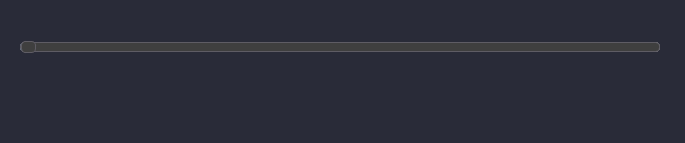
<?xml version="1.0" encoding="UTF-8"?>
<ui version="4.0">
 <class>MainWindow</class>
 <widget class="QMainWindow" name="MainWindow">
  <property name="geometry">
   <rect>
    <x>0</x>
    <y>0</y>
    <width>685</width>
    <height>143</height>
   </rect>
  </property>
  <property name="windowTitle">
   <string>MainWindow</string>
  </property>
  <property name="styleSheet">
   <string notr="true">*{background-color: rgb(41, 43, 56);}
/*SLIDER */
QSlider::groove:horizontal {
	border: 1px solid #bbb;
	height: 8px;
	border-radius: 4px;
}

QSlider::sub-page:horizontal {
	background-color: #2196F3;
	border: 1px solid rgb(94, 92, 100);
	height: 10px;
	border-radius: 4px;
}

QSlider::add-page:horizontal {
	background: rgb(63, 63, 63);
	border: 1px solid rgb(94, 92, 100);
	height: 10px;
	border-radius: 4px;
}

QSlider::handle:horizontal {
	background-color: rgb(63, 63, 63);
	border: 1px solid rgb(94, 92, 100);
	width: 13px;
	margin-top: -2px;
	margin-bottom: -2px;
	border-radius: 4px;
}

QSlider::handle:horizontal:hover {
	background-color: #2196F3;
	border: 1px solid #444;
	width: 13px;
	margin-top: -2px;
	margin-bottom: -2px;
	border-radius: 4px;
}

QSlider::groove:vertical {
	border: 1px solid #bbb;
	height: 8px;
	border-radius: 4px;
}

QSlider::sub-page:vertical {
	background-color: #2196F3;
	border: 1px solid rgb(94, 92, 100);
	height: 10px;
	border-radius: 4px;
}

QSlider::add-page:vertical {
	background: rgb(63, 63, 63);
	border: 1px solid rgb(94, 92, 100);
	height: 10px;
	border-radius: 4px;
}

QSlider::handle:vertical {
	background-color: rgb(63, 63, 63);
	border: 1px solid rgb(94, 92, 100);
	width: 13px;
	margin-top: -2px;
	margin-bottom: -2px;
	border-radius: 4px;
}

QSlider::handle:vertical:hover, QSlider::handle:vertical:pressed {
	background-color: #2196F3;
	border: 1px solid #444;
	width: 13px;
	margin-top: -2px;
	margin-bottom: -2px;
	border-radius: 4px;
}</string>
  </property>
  <widget class="QWidget" name="centralwidget">
   <widget class="QSlider" name="sldProgress">
    <property name="geometry">
     <rect>
      <x>20</x>
      <y>40</y>
      <width>640</width>
      <height>15</height>
     </rect>
    </property>
    <property name="orientation">
     <enum>Qt::Horizontal</enum>
    </property>
   </widget>
  </widget>
  <widget class="QMenuBar" name="menubar">
   <property name="geometry">
    <rect>
     <x>0</x>
     <y>0</y>
     <width>685</width>
     <height>22</height>
    </rect>
   </property>
  </widget>
  <widget class="QStatusBar" name="statusbar"/>
 </widget>
 <resources/>
 <connections/>
</ui>
